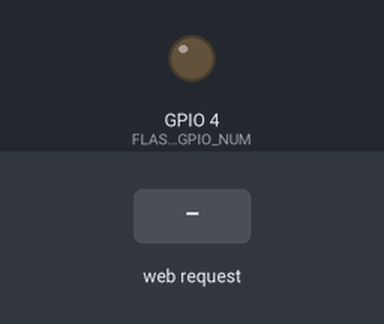
Recording of a sketch running on a simulated ESP32. Parts: output pins drawn as LEDs (lit = HIGH). The inputs (shaded band) are chosen by the test bench. WiFi joins after 1.5 s; servers stay silent unless stated; the camera gives no picture; what the sketch prints to the serial monitor is not drawn.

Above: at 3.0 s.
3.1 s: HTTP request GET /capture received
At 3.28 s:
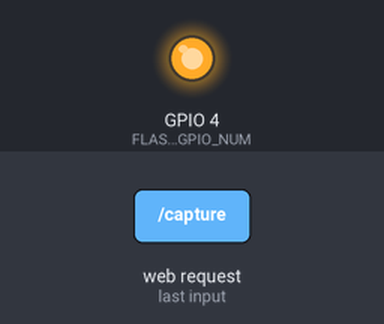
Timing chart, 0 to 6.1 s (numbered marks = the images above; inputs shaded):
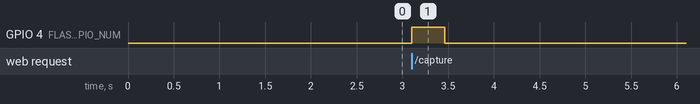

The sketch:

blindur.ino
```cpp
#include "esp_camera.h"
#include <WiFi.h>
#include <WebServer.h>

// ========================================
// WI-FI DATA (ALREADY CONFIGURED)
// ========================================
const char* ssid = "LEONARDO";
const char* password = "CucoTico";
// ========================================

WebServer server(80);

// Pin definition for AI-THINKER ESP32-CAM model
#define PWDN_GPIO_NUM     32
#define RESET_GPIO_NUM    -1
#define XCLK_GPIO_NUM      0
#define SIOD_GPIO_NUM     26
#define SIOC_GPIO_NUM     27
#define Y9_GPIO_NUM       35
#define Y8_GPIO_NUM       34
#define Y7_GPIO_NUM       39
#define Y6_GPIO_NUM       36
#define Y5_GPIO_NUM       21
#define Y4_GPIO_NUM       19
#define Y3_GPIO_NUM       18
#define Y2_GPIO_NUM        5
#define VSYNC_GPIO_NUM    25
#define HREF_GPIO_NUM     23
#define PCLK_GPIO_NUM     22

// --- FLASH PIN ---
#define FLASH_GPIO_NUM     4  // The strong LED is on GPIO 4
// -----------------

// Function to take a photo and send it to the computer
void handleCapture() {
  Serial.println("Capture request received.");

  // --- FLASH ON ---
  Serial.println("Flash ON...");
  digitalWrite(FLASH_GPIO_NUM, HIGH);
  // Give the camera some time to adjust to the bright light
  delay(300);
  // ----------------

  Serial.println("Capturing...");
  camera_fb_t * fb = NULL;

  // Take photo
  fb = esp_camera_fb_get();

  // --- FLASH OFF IMMEDIATELY ---
  digitalWrite(FLASH_GPIO_NUM, LOW);
  Serial.println("Flash OFF.");
  // -----------------------------

  if (!fb) {
    Serial.println("Camera capture failed");
    server.send(500, "text/plain", "Capture failed");
    return;
  }
  Serial.printf("Photo captured! Size: %u bytes\n", fb->len);

  // Send image to Python
  server.setContentLength(fb->len);
  server.send(200, "image/jpeg", "");
  WiFiClient client = server.client();
  client.write(fb->buf, fb->len);

  // RELEASE RAM IMMEDIATELY
  esp_camera_fb_return(fb);
  Serial.println("Photo sent and memory released.");
}

void setup() {
  Serial.begin(115200);
  Serial.setDebugOutput(true);
  Serial.println();

  // --- Flash pin configuration as output and ensure it starts off
  pinMode(FLASH_GPIO_NUM, OUTPUT);
  digitalWrite(FLASH_GPIO_NUM, LOW);
  // -------------------------------------------------------------

  // Camera Configuration
  camera_config_t config;
  config.ledc_channel = LEDC_CHANNEL_0;
  config.ledc_timer = LEDC_TIMER_0;
  config.pin_d0 = Y2_GPIO_NUM;
  config.pin_d1 = Y3_GPIO_NUM;
  config.pin_d2 = Y4_GPIO_NUM;
  config.pin_d3 = Y5_GPIO_NUM;
  config.pin_d4 = Y6_GPIO_NUM;
  config.pin_d5 = Y7_GPIO_NUM;
  config.pin_d6 = Y8_GPIO_NUM;
  config.pin_d7 = Y9_GPIO_NUM;
  config.pin_xclk = XCLK_GPIO_NUM;
  config.pin_pclk = PCLK_GPIO_NUM;
  config.pin_vsync = VSYNC_GPIO_NUM;
  config.pin_href = HREF_GPIO_NUM;
  config.pin_sscb_sda = SIOD_GPIO_NUM;
  config.pin_sscb_scl = SIOC_GPIO_NUM;
  config.pin_pwdn = PWDN_GPIO_NUM;
  config.pin_reset = RESET_GPIO_NUM;
  config.xclk_freq_hz = 20000000;
  config.pixel_format = PIXFORMAT_JPEG;

  // Resolution: FRAMESIZE_SVGA (800x600) is a good balance.
  config.frame_size = FRAMESIZE_SVGA;
  config.jpeg_quality = 12; // 0-63, lower number = higher quality
  config.fb_count = 1; // Use only 1 framebuffer to save RAM

  // Initialize camera
  esp_err_t err = esp_camera_init(&config);
  if (err != ESP_OK) {
    Serial.printf("Error initializing camera: 0x%x", err);
    return;
  }

  // Connect to Wi-Fi
  WiFi.begin(ssid, password);
  Serial.print("Connecting to Wi-Fi");
  while (WiFi.status() != WL_CONNECTED) {
    delay(500);
    Serial.print(".");
  }
  Serial.println("");
  Serial.print("Wi-Fi connected. IP: ");
  Serial.println(WiFi.localIP());

  // Define route for Python call
  server.on("/capture", HTTP_GET, handleCapture);

  // Start server
  server.begin();
  Serial.println("Camera server ready!");
  Serial.print("Use this link in Python: http://");
  Serial.print(WiFi.localIP());
  Serial.println("/capture");
}

void loop() {
  // Keep server alert for requests
  server.handleClient();
}
```

Measured:
- after the input at 3.1 s, GPIO 4 (FLASH_GPIO_NUM): LOW → HIGH at once, → LOW 0.36 s later
